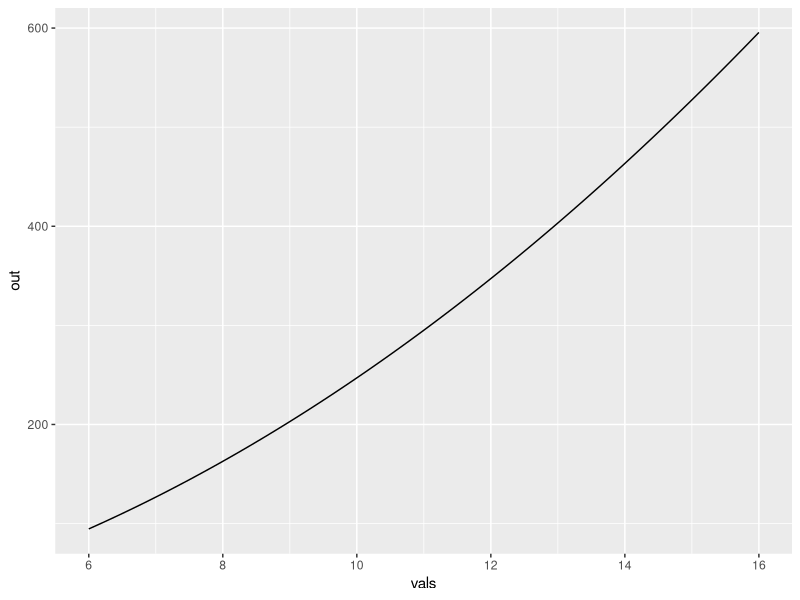

Recreate this plot in R.
#Thinking Like a Computer: Workshop Code                         #
#Prepared for Introduction Applied Math for Environmental Science#
#Author: Ethan Addicott & Matthew Gordon  Email: m.gordon@yale.edu         #
##################################################################
#USER NOTE: Follow the commented instructions to complete each   #
#          line of code. Complete code by either replacing       #
#         question mark symbols (?) or writing your own line.    #
##################################################################
##################################################################
#Let's clear the workspace, in case you had any open projects

rm(list=ls())

# Question 1 -----------------------------------------------------
#Let's store the integer 2 to a variable t

t <- 2

#Now how about the character F to a variable called eff

eff <- "F"

#Now let's make a vector of letters and numbers

myvector <- c(t,eff,7,"S",6,"E")

#Now type myvector in the console and press enter. 
#How does R store the numbers? What type of vector is this?

#Let's store the same collection as a list.

mylist <- list(t,eff,7,6,"E","S")

#Type mylist in the console and press enter.
#How does this structure store things differently?

#Can you reorder the elements to make something meaningful? (Hint: The course code is FES762)

myvector.newseq <- myvector[c(2,6,4,3,5,1)]

#What does it say?

#We can run this extra little line of code to make it clearer

msg <- paste(myvector.newseq,collapse = "")

#Can the computer compare msg to a string?
#Replace ? with a string you think the msg might say

msg == "FES762"

#Test whether each element of myvector is equal to "E"

myvector == "E"

#Test whether the first element of myvector equals 2 or the third element equals 4

myvector[1] == 2 | myvector[3] == 4 

#Question 2 -------------------------------------------------------
#How annoying can you make your computer?
#Fill in the ? correctly to make R sing you a song!

phrase1 <- "bottles of beer"
phrase2 <- "on the wall \n"
jbottles <- 99
for (j in 1:jbottles) {
  cbottles <- jbottles - (j-1)
  cat(cbottles , phrase1 ,  phrase2)
  cat( cbottles , phrase1 , "\n" )
  cat("Take one down, pass it around", "\n")
  cat( cbottles - 1 , phrase1 ,  phrase2 )
  cat("-------------------------------","\n")
  
  if (j == jbottles) {
    
    print("END OF SONG")
    
    }
  
  }

#Isn't that great! It's called a *for loop*.
#for loops repeat a sequence of steps a given number of times
#In the above example we use *j* as the index. Every time 
#the computer finishes the list of steps, it increases the index
#by one and repeats the steps again.

#YOUR TURN!
#Write a for loop that prints out the elements of the list we made
#earlier. You can choose from the following options to fill
#the ? symbols: length(mylist)   mylist[i]   print(?) i   1 

for (i in 1:length(myvector.newseq)){
  print(myvector.newseq[i])
}
# Alternatively...
for (thing in myvector.newseq) {
  print(thing)
}

#Writing fast code
########

#Growing Result Vector - in this example, each iteration of the loop adds another
# element to the sqr.squared vector
sqr = seq(1, 1000, by=0.01)
sqr.squared = NULL
system.time(for (n in 1:length(sqr)) {sqr.squared[n] = sqr[n]^2})

#Now look what happens if we pre populate the sqr.squared vector with the right
# number of (NA) elements
sqr = seq(1, 1000, by=0.01)
sqr.squared = rep(NA, length(sqr))
system.time(for (n in 1:length(sqr)) {sqr.squared[n] = sqr[n]^2})

## Which is faster?
# second approach

#####################
#Your first function#
#####################

sqrfcn <- function(x) {
        out <- x^2
}
sqr = seq(1, 10, by=0.01)
sqr.sequence=sapply(sqr, FUN= sqrfcn)

#What is sapply? What does that even do? Try running 
?(apply)
#to see what apply does. NOTE: sapply is related to apply, 
#the sapply help page is less informative.

system.time(sapply(sqr, FUN= sqrfcn))

system.time(for (n in 1:length(sqr)) {sqr.squared[n] = sqr[n]^2})

#Which is faster, sapply or a loop?
#sapply

#################################################################
#Question 3 ----------------------------------------------------
#Let's do some math now.
#First, define a quadratic function

a <- 2
b <- 6.1
c <- -14
quadfn <- function(x) {
  return(a*x^2+b*x+c)
}

quadfn(7621)
#Now let's define the coefficients. Write three lines of code 
#to set the coefficients and then use the function quadfn(x) to
#determine the value of f(7621) if f(x)= 2x^2+6.1x-14

#Ok, but a single value is not big deal.
#In the book "e" you are reading you learned that Napier and others
#spent months and years tabulating values for logarithms among other
#operations by hand. Let's make a table of the values of the function f(x)
#for every number starting from 6 and incrementing by .2 all the way to 16.

#First make a list of numbers satisfying this criteria called vals
vals <- seq(6,16,by=.2)

#Then evaluate the function for each of the values. HINT: You can do
#a for loop, but take a guess at an easier approach.
quadfn(vals)
out <- sapply(vals,FUN=quadfn)

#Now let's plot these values!
library(ggplot2)

ggplot() + 
        geom_line(aes(x = vals, y = out))

###################################################
